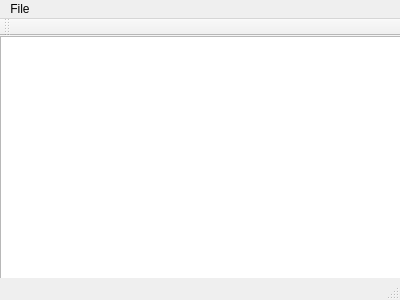
<?xml version="1.0" encoding="UTF-8"?>
<ui version="4.0">
 <class>Notepad</class>
 <widget class="QMainWindow" name="Notepad">
  <property name="geometry">
   <rect>
    <x>0</x>
    <y>0</y>
    <width>400</width>
    <height>300</height>
   </rect>
  </property>
  <property name="windowTitle">
   <string>Notepad</string>
  </property>
  <widget class="QWidget" name="centralWidget">
   <widget class="QTextEdit" name="textEdit">
    <property name="geometry">
     <rect>
      <x>0</x>
      <y>0</y>
      <width>411</width>
      <height>251</height>
     </rect>
    </property>
   </widget>
  </widget>
  <widget class="QMenuBar" name="menuBar">
   <property name="geometry">
    <rect>
     <x>0</x>
     <y>0</y>
     <width>400</width>
     <height>25</height>
    </rect>
   </property>
   <widget class="QMenu" name="menuNew">
    <property name="title">
     <string>File</string>
    </property>
    <addaction name="separator"/>
    <addaction name="actionNew"/>
    <addaction name="actionOpen"/>
    <addaction name="actionSave"/>
    <addaction name="actionSave_as"/>
    <addaction name="actionExit"/>
   </widget>
   <addaction name="menuNew"/>
  </widget>
  <widget class="QToolBar" name="mainToolBar">
   <attribute name="toolBarArea">
    <enum>TopToolBarArea</enum>
   </attribute>
   <attribute name="toolBarBreak">
    <bool>false</bool>
   </attribute>
  </widget>
  <widget class="QStatusBar" name="statusBar"/>
  <action name="actionNew">
   <property name="checkable">
    <bool>false</bool>
   </property>
   <property name="text">
    <string>New</string>
   </property>
   <property name="shortcut">
    <string>Ctrl+N</string>
   </property>
  </action>
  <action name="actionOpen">
   <property name="text">
    <string>Open</string>
   </property>
   <property name="shortcut">
    <string>Ctrl+O</string>
   </property>
  </action>
  <action name="actionSave">
   <property name="text">
    <string>Save</string>
   </property>
   <property name="shortcut">
    <string>Ctrl+S</string>
   </property>
  </action>
  <action name="actionSave_as">
   <property name="text">
    <string>Save as</string>
   </property>
   <property name="shortcut">
    <string>Ctrl+Shift+S</string>
   </property>
  </action>
  <action name="actionPrint">
   <property name="text">
    <string>Print</string>
   </property>
  </action>
  <action name="actionExit">
   <property name="text">
    <string>Exit</string>
   </property>
  </action>
 </widget>
 <layoutdefault spacing="6" margin="11"/>
 <resources/>
 <connections/>
</ui>
